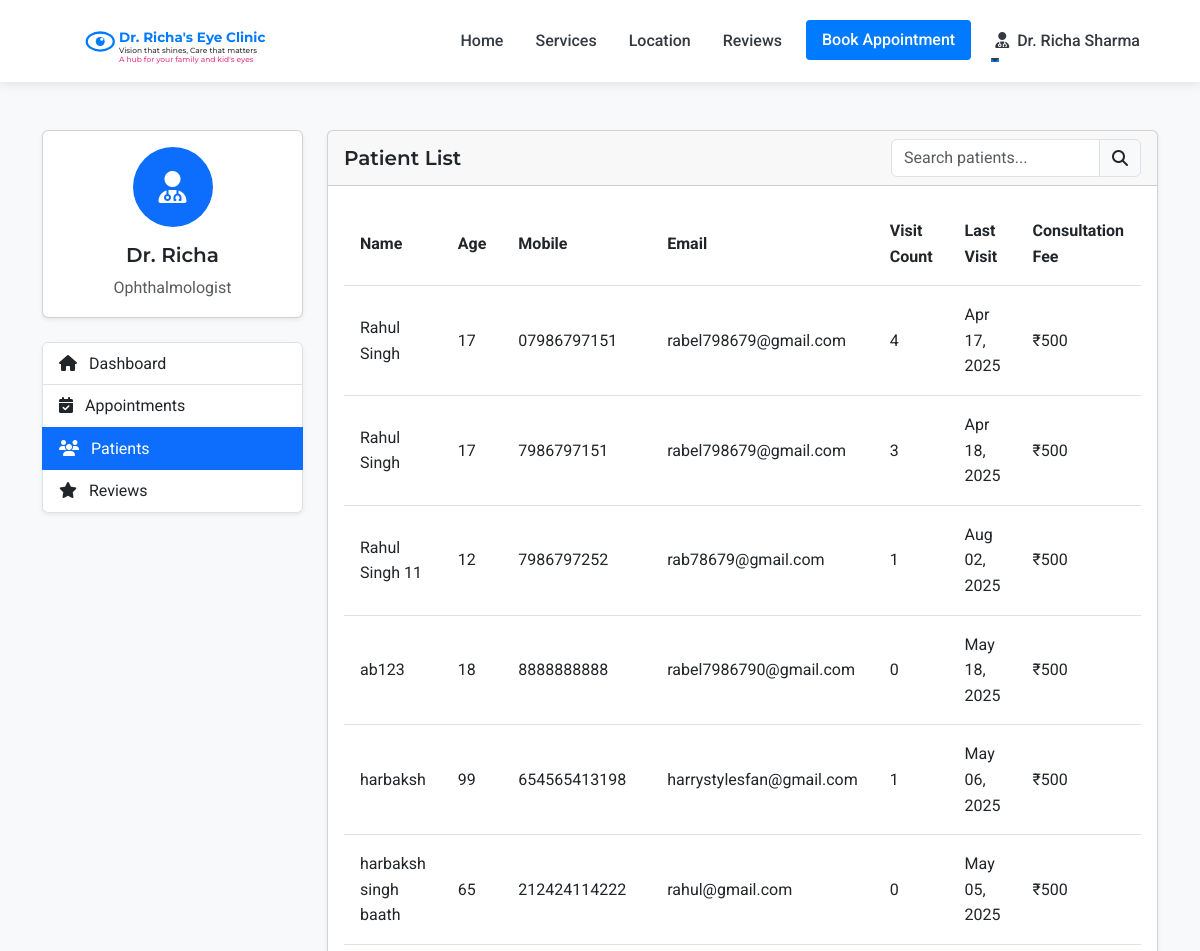
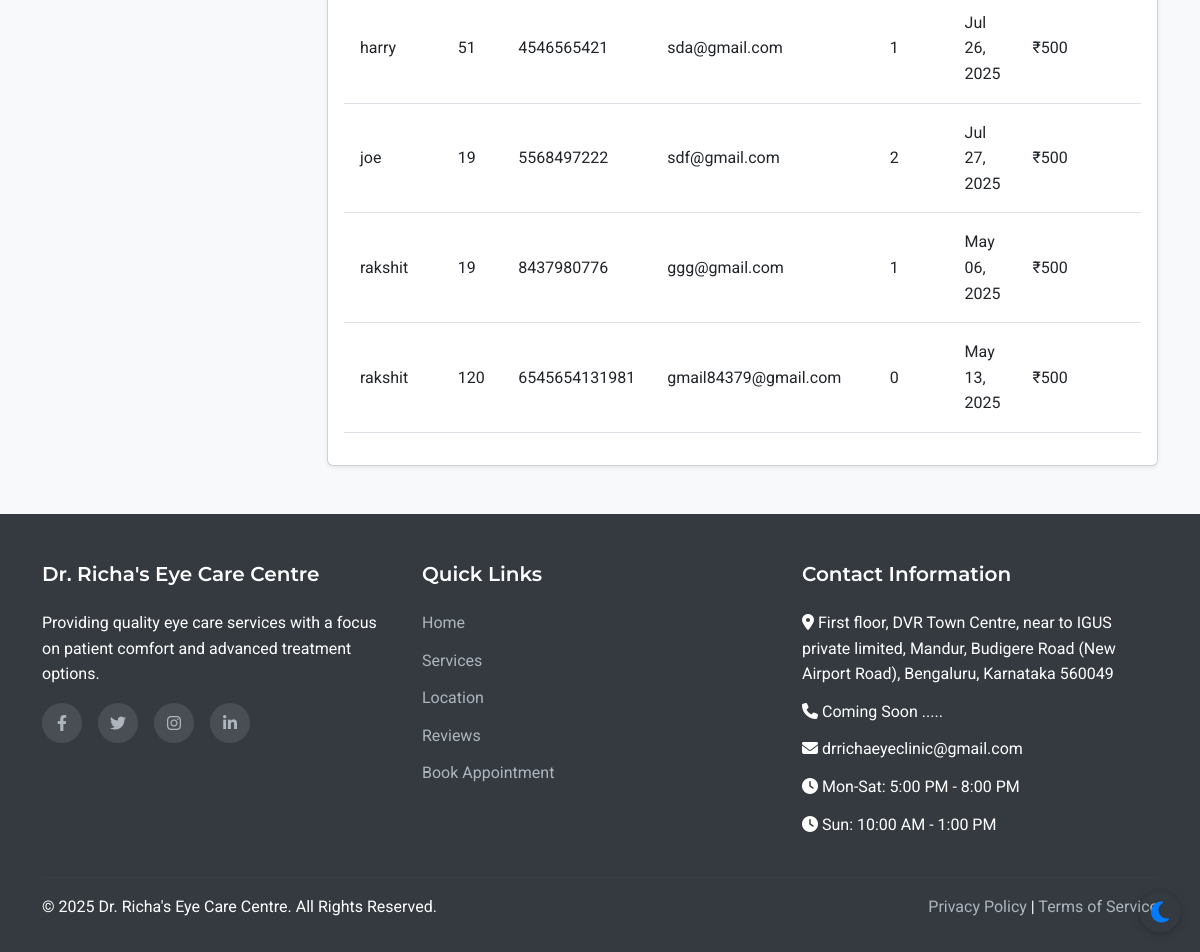
Page /admin/patients (signed in) on the committed database (2 pictures, top to bottom).
### models.py (models this page shows, shortened)
class Staff(UserMixin, db.Model):
    __abstract__ = True
    id = db.Column(db.Integer, primary_key=True)
    username = db.Column(db.String(64), unique=True, nullable=False)
    email = db.Column(db.String(120), unique=True, nullable=False)
    password_hash = db.Column(db.String(256), nullable=False)
    full_name = db.Column(db.String(100), nullable=False)
    mobile_number = db.Column(db.String(15), nullable=False)

class Doctor(Staff):
    __tablename__ = 'doctor'
    qualifications = db.Column(db.String(200), nullable=True)
    specialization = db.Column(db.String(200), nullable=True)

class Patient(UserMixin, db.Model):
    id = db.Column(db.Integer, primary_key=True)
    full_name = db.Column(db.String(100), nullable=False)
    mobile_number = db.Column(db.String(15), nullable=False)
    email = db.Column(db.String(100), nullable=True)
    age = db.Column(db.Integer, nullable=False)
    password_hash = db.Column(db.String(256), nullable=True)
    is_registered = db.Column(db.Boolean, default=False)
    created_at = db.Column(db.DateTime, nullable=False, default=datetime.utcnow)
    appointments = db.relationship('Appointment', backref='patient', lazy=True)
    doctor_prescriptions = db.relationship('DoctorPrescription', backref='patient', lazy=True)
    optometrist_prescriptions = db.relationship('OptometristPrescription', backref='patient', lazy=True)

class Appointment(db.Model):
    id = db.Column(db.Integer, primary_key=True)
    patient_id = db.Column(db.Integer, db.ForeignKey('patient.id'), nullable=False)
    appointment_date = db.Column(db.Date, nullable=False)
    appointment_time = db.Column(db.Time, nullable=False)
    primary_issue = db.Column(db.Text, nullable=True)
    referral_info = db.Column(db.String(255), nullable=True)
    status = db.Column(db.String(20), default='scheduled')  # scheduled, completed, cancelled
    created_at = db.Column(db.DateTime, default=datetime.utcnow)
    consultation_fee = db.Column(db.Float, nullable=False, default=500.0)
    payment_status = db.Column(db.String(20), default='pending')  # pending, paid

### routes.py (the view)
@app.route('/admin/patients')
@login_required
def admin_patients():
    if not (isinstance(current_user, Admin) or isinstance(current_user, Doctor) or isinstance(current_user, Assistant)):
        flash('Access denied. Staff privileges required.', 'danger')
        return redirect(url_for('index'))
    patients = Patient.query.order_by(Patient.full_name).all()
    return render_template('admin/patients.html', patients=patients)

### templates/admin/patients.html (shortened to what this page needs)
{% extends 'layout.html' %}
{% block content %}
<section class="py-5 bg-light">
    <div class="container">
        <div class="row">
            <div class="col-lg-3 mb-4">
                <div class="card shadow-sm mb-4">
                    <div class="card-body text-center">
                        <div class="avatar-circle bg-primary text-white mb-3">
                            <i class="fas fa-user-md fa-2x"></i>
                        </div>
                        <h5 class="card-title">Dr. Richa</h5>
                        <p class="card-text text-muted">Ophthalmologist</p>
                    </div>
                </div>
                <div class="list-group shadow-sm">
                    <a href="{{ url_for('admin_dashboard') }}" class="list-group-item list-group-item-action">
                        <i class="fas fa-home me-2"></i> Dashboard
                    </a>
                    <a href="{{ url_for('admin_appointments') }}" class="list-group-item list-group-item-action">
                        <i class="fas fa-calendar-check me-2"></i> Appointments
                    </a>
                    <a href="{{ url_for('admin_patients') }}" class="list-group-item list-group-item-action active">
                        <i class="fas fa-users me-2"></i> Patients
                    </a>
                    <a href="{{ url_for('admin_reviews') }}" class="list-group-item list-group-item-action">
                        <i class="fas fa-star me-2"></i> Reviews
                    </a>
                </div>
            </div>
            <div class="col-lg-9">
                <div class="card shadow-sm">
                    <div class="card-header d-flex justify-content-between align-items-center">
                        <h5 class="mb-0">Patient List</h5>
                        <div class="input-group" style="width: 250px;">
                            <input type="text" class="form-control" id="patientSearch" placeholder="Search patients...">
                            <span class="input-group-text"><i class="fas fa-search"></i></span>
                        </div>
                    </div>
                    <div class="card-body">
                        <div class="table-responsive">
                            <table class="table table-hover" id="patientsTable">
                                <thead>
                                    <tr>
                                        <th>Name</th>
                                        <th>Age</th>
                                        <th>Mobile</th>
                                        <th>Email</th>
                                        <th>Visit Count</th>
                                        <th>Last Visit</th>
                                        <th>Consultation Fee</th>
                                    </tr>
                                </thead>
                                <tbody>
                                    {% for patient in patients %}
                                        <tr>
                                            <td>{{ patient.full_name }}</td>
                                            <td>{{ patient.age }}</td>
                                            <td>{{ patient.mobile_number }}</td>
                                            <td>{{ patient.email }}</td>
                                            <td>{{ patient.appointments|length }}</td>
                                            <td>
                                                {% if patient.appointments %}
                                                    {% set last_appointment = patient.appointments|sort(attribute='appointment_date', reverse=True)|first %}
                                                    {{ last_appointment.appointment_date.strftime('%b %d, %Y') }}
                                                {% else %}
                                                    {{ patient.created_at.strftime('%b %d, %Y') }}
                                                {% endif %}
                                            </td>
                                            <td>₹500</td>
                                        </tr>
                                    {% endfor %}
                                </tbody>
                            </table>
                        </div>
                    </div>
                </div>
            </div>
        </div>
    </div>
</section>
{% endblock %}

### templates/layout.html (shortened to what this page needs)
<!DOCTYPE html>
<html lang="en">
<head>
    <link href="https://cdn.jsdelivr.net/npm/bootstrap@5.3.0-alpha1/dist/css/bootstrap.min.css" rel="stylesheet">
    <link rel="stylesheet" href="https://cdn.jsdelivr.net/npm/flatpickr/dist/flatpickr.min.css">
    <link rel="stylesheet" href="https://cdnjs.cloudflare.com/ajax/libs/font-awesome/6.1.1/css/all.min.css">
    <link rel="stylesheet" href="{{ url_for('static', filename='css/style.css') }}">
</head>
<body>
    <nav class="navbar navbar-expand-lg sticky-top">
        <div class="container">
            <a class="navbar-brand" href="{{ url_for('index') }}" id="clinic-logo">
                <div id="interactive-logo-container" style="height: 60px;"></div>
            </a>
            <div class="collapse navbar-collapse" id="navbarNav">
                <ul class="navbar-nav ms-auto">
                    <li class="nav-item">
                        <a class="nav-link {% if request.path == url_for('index') %}active{% endif %}" href="{{ url_for('index') }}">Home</a>
                    </li>
                    <li class="nav-item">
                        <a class="nav-link {% if request.path == url_for('services') %}active{% endif %}" href="{{ url_for('services') }}">Services</a>
                    </li>
                    <li class="nav-item">
                        <a class="nav-link {% if request.path == url_for('location') %}active{% endif %}" href="{{ url_for('location') }}">Location</a>
                    </li>
                    <li class="nav-item">
                        <a class="nav-link {% if request.path == url_for('reviews') %}active{% endif %}" href="{{ url_for('reviews') }}">Reviews</a>
                    </li>
                    <li class="nav-item">
                        <a class="nav-link btn btn-primary text-white px-3 ms-lg-2" href="{{ url_for('appointment') }}">Book Appointment</a>
                    </li>
                    {% if current_user.is_authenticated %}
                        {% if current_user.__class__.__name__ == 'Patient' %}
                            <li class="nav-item dropdown">
                                <a class="nav-link dropdown-toggle" href="#" id="navbarDropdown" role="button" data-bs-toggle="dropdown" aria-expanded="false">
                                    <i class="fas fa-user me-1"></i> {{ current_user.full_name }}
                                </a>
                                <ul class="dropdown-menu dropdown-menu-end" aria-labelledby="navbarDropdown">
                                    <li><a class="dropdown-item" href="{{ url_for('patient_dashboard') }}">Dashboard</a></li>
                                    <li><a class="dropdown-item" href="{{ url_for('patient_appointments') }}">My Appointments</a></li>
                                    <li><a class="dropdown-item" href="{{ url_for('patient_medical_records') }}">Medical Records</a></li>
                                    <li><hr class="dropdown-divider"></li>
                                    <li><a class="dropdown-item" href="{{ url_for('patient_logout') }}">Logout</a></li>
                                </ul>
                            </li>
                        {% else %}
                            <li class="nav-item dropdown">
                                <a class="nav-link dropdown-toggle" href="#" id="navbarDropdown" role="button" data-bs-toggle="dropdown" aria-expanded="false">
                                    <i class="fas fa-user-md me-1"></i> {{ current_user.full_name }}
                                </a>
                            </li>
                        {% endif %}
                    {% endif %}
                </ul>
            </div>
        </div>
    </nav>
    <main>
        {% block content %}{% endblock %}
    </main>
    <footer>
        <div class="container">
            <div class="row">
                <div class="col-md-4 mb-4 mb-md-0">
                    <h5>Dr. Richa's Eye Care Centre</h5>
                    <p class="mb-3">Providing quality eye care services with a focus on patient comfort and advanced treatment options.</p>
                    <div class="social-icons">
                        <a href="#" aria-label="Facebook"><i class="fab fa-facebook-f"></i></a>
                        <a href="#" aria-label="Twitter"><i class="fab fa-twitter"></i></a>
                        <a href="#" aria-label="Instagram"><i class="fab fa-instagram"></i></a>
                        <a href="#" aria-label="LinkedIn"><i class="fab fa-linkedin-in"></i></a>
                    </div>
                </div>
                <div class="col-md-4 mb-4 mb-md-0">
                    <h5>Quick Links</h5>
                    <ul>
                        <li><a href="{{ url_for('index') }}">Home</a></li>
                        <li><a href="{{ url_for('services') }}">Services</a></li>
                        <li><a href="{{ url_for('location') }}">Location</a></li>
                        <li><a href="{{ url_for('reviews') }}">Reviews</a></li>
                        <li><a href="{{ url_for('appointment') }}">Book Appointment</a></li>
                    </ul>
                </div>
                <div class="col-md-4">
                    <h5>Contact Information</h5>
                    <ul>
                        <li><i class="fas fa-map-marker-alt"></i> First floor, DVR Town Centre, near to     IGUS private limited, Mandur, Budigere Road (New Airport Road), Bengaluru, Karnataka 560049</li>
                        <li><i class="fas fa-phone"></i> Coming Soon .....</li>
                        <li><i class="fas fa-envelope"></i> drrichaeyeclinic@gmail.com</li>
                        <li><i class="fas fa-clock"></i> Mon-Sat: 5:00 PM - 8:00 PM</li>
                        <li><i class="fas fa-clock"></i> Sun: 10:00 AM - 1:00 PM</li>
                    </ul>
                </div>
            </div>
            <hr class="mt-4 mb-3" style="border-color: rgba(255,255,255,0.1);">
            <div class="row">
                <div class="col-md-6">
                    <p class="mb-md-0">&copy; {{ now.year }} Dr. Richa's Eye Care Centre. All Rights Reserved.</p>
                </div>
                <div class="col-md-6 text-md-end">
                    <p class="mb-0">
                        <a href="#">Privacy Policy</a> |
                        <a href="#">Terms of Service</a>
                    </p>
                </div>
            </div>
        </div>
    </footer>
</body>
</html>

### rows in the picture
Doctor: full_name "Dr. Richa Sharma"
Patient: full_name "Rahul Singh", age "17", mobile_number "07986797151", email "rabel798679@gmail.com", appointments|length "4"
Appointment: appointment_date "Apr 17, 2025"
Patient: full_name "Rahul Singh", age "17", mobile_number "7986797151", email "rabel798679@gmail.com", appointments|length "3"
Appointment: appointment_date "Apr 18, 2025"
Patient: full_name "Rahul Singh 11", age "12", mobile_number "7986797252", email "rab78679@gmail.com", appointments|length "1"
Appointment: appointment_date "Aug 02, 2025"
Patient: full_name "ab123", age "18", mobile_number "8888888888", email "rabel7986790@gmail.com", appointments|length "0", created_at "May 18, 2025"
Patient: full_name "harbaksh", age "99", mobile_number "654565413198", email "harrystylesfan@gmail.com", appointments|length "1"
Appointment: appointment_date "May 06, 2025"
Patient: full_name "harbaksh singh baath", age "65", mobile_number "212424114222", email "rahul@gmail.com", appointments|length "0", created_at "May 05, 2025"
Patient: full_name "harry", age "51", mobile_number "4546565421", email "sda@gmail.com", appointments|length "1"
Appointment: appointment_date "Jul 26, 2025"
Patient: full_name "joe", age "19", mobile_number "5568497222", email "sdf@gmail.com", appointments|length "2"
Appointment: appointment_date "Jul 27, 2025"
Patient: full_name "rakshit", age "19", mobile_number "8437980776", email "ggg@gmail.com", appointments|length "1"
Appointment: appointment_date "May 06, 2025"
Patient: full_name "rakshit", age "120", mobile_number "6545654131981", email "gmail84379@gmail.com", appointments|length "0", created_at "May 13, 2025"
